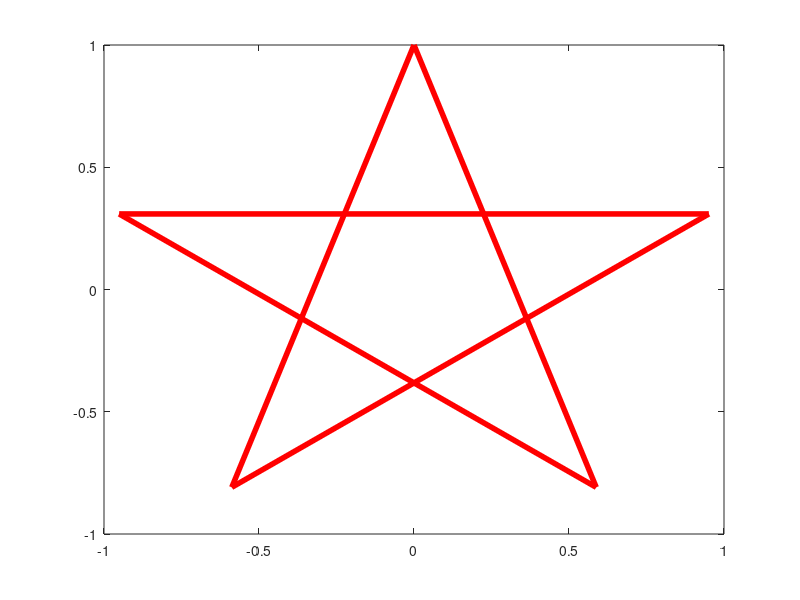

This figure's MATLAB source:
%octagon
%theta = (1:2:17)'*pi/8
%hexagon
%theta = (1:2:17)'*pi/6
%circle
%theta = (0:0.1:15)'*(2*pi/5) + pi/2;

%star
theta = (0:3:15)'*(2*pi/5) + pi/2;

z = exp(i*theta)
p = plot(z);
set(p,'linewidth',4,'color','red')
%axis square off
